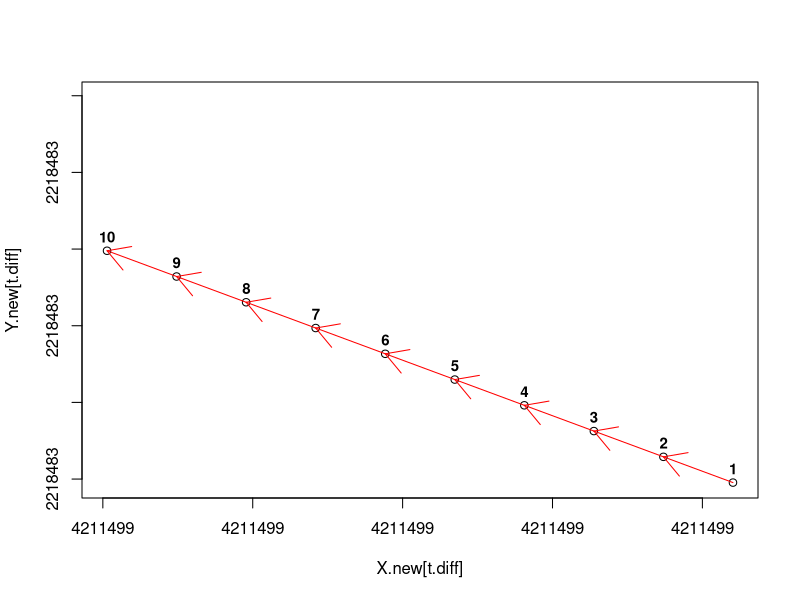

Generate this figure with R:


## Epok Kaydırma
# Hız hesabı
# Library

library(lubridate)

# x <- c(1998.0, 2000.45, 2005, 2018.485)
# f <- format(date_decimal(x), "%d-%m-%Y")
#f

xyz.t0 <- matrix(c(4211499.0334, 2218482.8809, 4231454.2803))

gun <- ymd("2018-06-26")
t0 <-decimal_date(gun)  # 2018.482

t <- 2005.0 # Epok

v.xyz <- matrix(c(-0.0232, 0.0168, -0.0005))

# Formul XYZ <- XYZ + (T-T0)*V

xyz.t <- xyz.t0 + (t0-t)*v.xyz

out <- data.frame(xyz.t)
rownames(out) <- c("X", "Y", "Z")

print.data.frame(out, digits = 11)

x1 <- 4636534.985
x2 <- 4651609.513
x3 <- 4614475.580
y1 <- 493514.385
y2 <- 534885.907
y3 <- 523649.465
xp <- 4627235.171
yp <- 516175.362
P <- matrix(c(yp,xp), ncol=2, byrow = TRUE)
v1 <- c(-0.0110, 0.0131, 0.0113)
v2 <- c(-0.0135, 0.0130, 0.0103)
v3 <- c(-0.0124, 0.0128, 0.0107)

((x2-xp)*(y3-y2)-(y2-yp)*(x3-x2))/((x2-x1)*(y3-y2)-(y2-y1)*(x3-x2))*v1+
  ((x3-xp)*(y1-y3)-(y3-yp)*(x1-x3))/((x3-x2)*(y1-y3)-(y3-y2)*(x1-x3))*v2 +
  ((x1-xp)*(y2-y1)-(y1-yp)*(x2-x1))/((x1-x3)*(y2-y1)-(y1-y3)*(x2-x1))*v3
  
A <- matrix(c(y1,x1,y2,x2,y3,x3), ncol = 2, byrow = TRUE)
A1 <- A
Vxyz <- matrix(c(v1,v2,v3), ncol = 3, byrow=TRUE)

fit <- lm(Vxyz ~ A1)

summary(fit)

fit$coefficients

fit$coefficients[1,1] + fit$coefficients[2,1]*yp + fit$coefficients[3,1]*xp
fit$coefficients[1,2] + fit$coefficients[2,2]*yp + fit$coefficients[3,2]*xp
fit$coefficients[1,3] + fit$coefficients[2,3]*yp + fit$coefficients[3,3]*xp

## Plot
# 10 yıllık
t.diff <- seq(1:10)

f1 <- function(x) xyz.t0 + x*v.xyz

out <-sapply(t.diff,f1)

out <- t(out)
#out <- data.frame(out)
X.new <- out[,1]
Y.new <- out[,2]

plot(X.new[t.diff], Y.new[t.diff], ylim = c(min(Y.new),max(Y.new)+0.1))
arrows(X.new[t.diff], Y.new[t.diff], X.new[t.diff+1], Y.new[t.diff+1], col = "red")
text(X.new,Y.new+0.009, labels=t.diff, cex=0.9, font=2)


